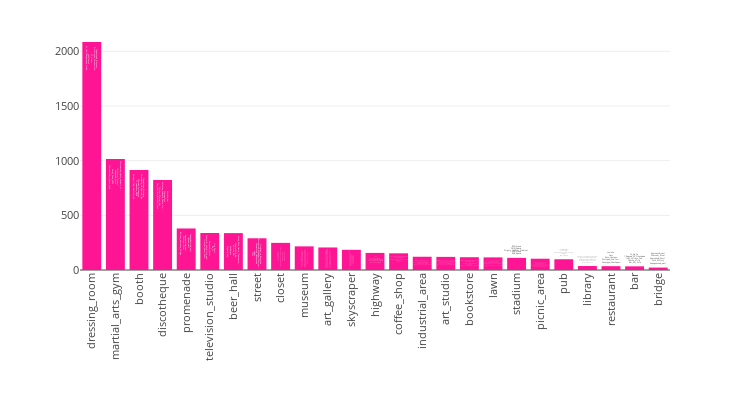

Here is the notebook cell this chart was saved with:
### Markdown cell above
### Tags

### Code cell
gender_result = gender_table.sort_values('mean', ascending=True)[['id', 'mean']].values.tolist()
age_result = ages_table.sort_values('25 per', ascending=True)[['id', '25 per']].values.tolist()

cn = Counter()
for loc in list(data1.keys()):
    for photo in data1[loc]:
        for category, val in data1[loc][photo]['categories'].items():
            cn[category] += float(val)

top_scenes = sorted(cn.items(), key=operator.itemgetter(1), reverse=True)[:N_SCENES]

tags = get_tags('selected', top_scenes)
scenes_result = sorted([[x, cn[x]] for x in tags], key=lambda x: x[1], reverse=True)

N_SKIP = 0
MAX_HOVER_LEN = 25

top_places = [relevant_places(key, 5) for key, _ in scenes_result][N_SKIP:]
id_list_to_name = lambda x: [trim(id2loc[y[0]], MAX_HOVER_LEN) for y in x]

data = [go.Bar(
            x=[x[0].split("/")[0] for x in scenes_result][N_SKIP:],
            y=[x[1] for x in scenes_result][N_SKIP:],
            marker = dict(color='deeppink'),
            text=[" <br>".join(id_list_to_name(x)) for x in top_places],
            hoverinfo="y+text",
    )]

layout = go.Layout(height=400, width=750, showlegend=False, xaxis = dict(tickangle=-90), 
                   margin=go.layout.Margin(t=30, b=130), font=dict(size=11))

fig = go.Figure(data=data, layout=layout)

py.iplot(fig, show_link=False)

### Figure 1 — Plotly figure (JSON) as saved in the notebook; plotly's stock layout.template omitted (floating-point values rounded to 4 significant figures)
{"data": [{"hoverinfo": "y+text", "marker": {"color": "deeppink"}, "text": ["Территория_Фитнеса <br>Фотостудия_Wonderland <br>PT_studio <br>VoxStudios <br>Ai_Lab_Лаборатория_Стиля...", "Московский_Центр_Боевых_И... <br>Ultimate_Fitness <br>Академия_Бокса <br>Rocky_Road_GYM <br>Московский_к_рлинг_клуб", "Территория_Фитнеса <br>Экспоцентр_На_Красной_Пре... <br>Москва_Экспоцентр <br>75_павильон_ВДНХ <br>Конгресс_Парк_Radisson_Ro...", "Mulata_bar <br>Gipsypalace <br>Soloway_Караоке_Dance_clu... <br>Shishas_Sferum_Bar <br>The_Lumiere_Brothers_Cent...", "Новоарбатский_мост <br>Лужков_мост <br>Бородинский_мост <br>Moscow_River <br>Bolshoy_Kamenny_Bridge", "Live_Stars <br>Ru_Tv <br>Вечерний_Ургант <br>Sokolniki_Exhibition_and... <br>Triumph_Эвент_Холл", "Конор_Мак_Несса_Ирландски... <br>Chesterfield_Bar <br>Mitzva_Bar <br>Альбатрос <br>Мулата_Бар", "Особняк_на_Волхонке <br>Московский_Марафон_Moscow... <br>Якиманская_Набережная <br>Арбат <br>ГУМ", "STORY_resale_store <br>Москва_Россия <br>Останкинская_Телебашня_Os... <br>Цум_Дисконт <br>Трц_Лужайка", "Пушкинский_Музей <br>Государственный_музей_изо... <br>Третьяковская_Галерея <br>ГМИИ_им_А_С_Пушкина <br>Галерея_искусств_Зураба_Ц...", "Галерея_искусства_стран_Е... <br>Галерея_братьев_Люмьер <br>Московский_Дом_Фотографии <br>МАММ_Мультимедия_Арт_Музе... <br>Третьяковская_Галерея", "Moscow_City_Towers <br>Москва_Сити <br>Evolution_Tower <br>Moscow_City_Complex <br>Смотровая_Площадка_Москва...", "ТТК <br>Киевское_Шоссе <br>Новоарбатский_мост <br>Звенигородское_Шоссе <br>Щ_лковское_Шоссе", "Max_Brenner_Chocolate_Bar... <br>Starbucks_Russia <br>Кофемания_Coffeemania_ <br>WEST_4 <br>Paul", "Останкинская_башня <br>Москва_Сити <br>Набережная_Тараса_Шевченк... <br>ММДЦ_Москва_сити <br>Башня_на_набережной_блок...", "МАММ_Мультимедия_Арт_Музе... <br>Галерея_братьев_Люмьер <br>The_State_Tretyakov_Galle... <br>Галерея_искусства_стран_Е... <br>Мультимедиа_Арт_музей_Ind...", "ЦДХ_на_Крымском_валу <br>Pioner_Cinema <br>Третьяковская_Метро <br>WEST_4 <br>Торговый_центр_Калужский", "Долина_Реки_Сетунь <br>Парк_Радуга <br>Яблоневый_Сад_На_Кутузовс... <br>Марфо_Мариинская_обитель... <br>Храм_Святой_Праведной_Бла...", "RZD_Arena <br>РЖД_Арена <br>Grigory_Fedotov_Stadium <br>VEB_Arena <br>ВЭБ_Арена", "Алтуфьевский_парк <br>Парк_Останкино <br>Детский_парк_Фили <br>Мемориально_Парковый_комп... <br>Красногорский_Парк", "Chesterfield_Bar <br>Pancho_Villa <br>Дорогая_Я_Перезвоню_на_Пя... <br>BQ_Bar <br>Мулата_Бар", "Центральный_Дом_Литератор... <br>Экспериментаниум_музей <br>Российская_государственна... <br>Квартира_Рочдельская <br>Первый_Канал", "Luciano <br>Paul <br>Buro_Canteen <br>Ресторан_Waiters <br>Хачапури_Khachapuri", "То_Да_Се <br>Г_Видное_Ул_Ольховая <br>John_Gilroys_Pub <br>Pancho_Villa <br>Bar_BQ_Cafe", "Крымский_мост <br>Moscow_River <br>Крымский_Мост <br>Park_Kultury <br>Бородинский_мост"], "type": "bar", "uid": "15436bfa-ddf6-11e8-b28e-3c15c2cf2370", "x": ["dressing_room", "martial_arts_gym", "booth", "discotheque", "promenade", "television_studio", "beer_hall", "street", "closet", "museum", "art_gallery", "skyscraper", "highway", "coffee_shop", "industrial_area", "art_studio", "bookstore", "lawn", "stadium", "picnic_area", "pub", "library", "restaurant", "bar", "bridge"], "y": [2085.0, 1016.0, 915.1, 823.9, 379.9, 338.6, 337.4, 290.1, 248.0, 216.1, 206.1, 184.5, 156.3, 152.6, 121.1, 119.9, 117.0, 115.5, 111.1, 103.2, 98.3, 36.31, 34.96, 33.51, 22.25]}], "layout": {"font": {"size": 11}, "height": 400, "margin": {"b": 130, "t": 30}, "showlegend": false, "width": 750, "xaxis": {"tickangle": -90}}}
